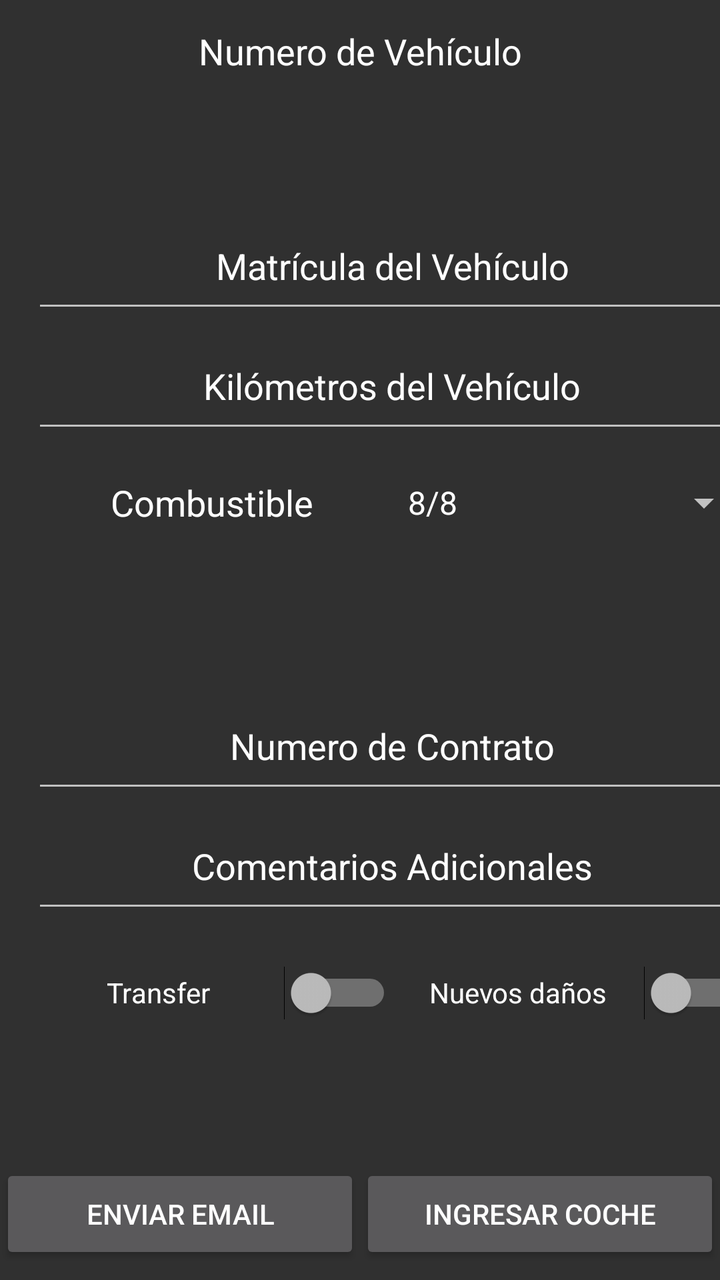
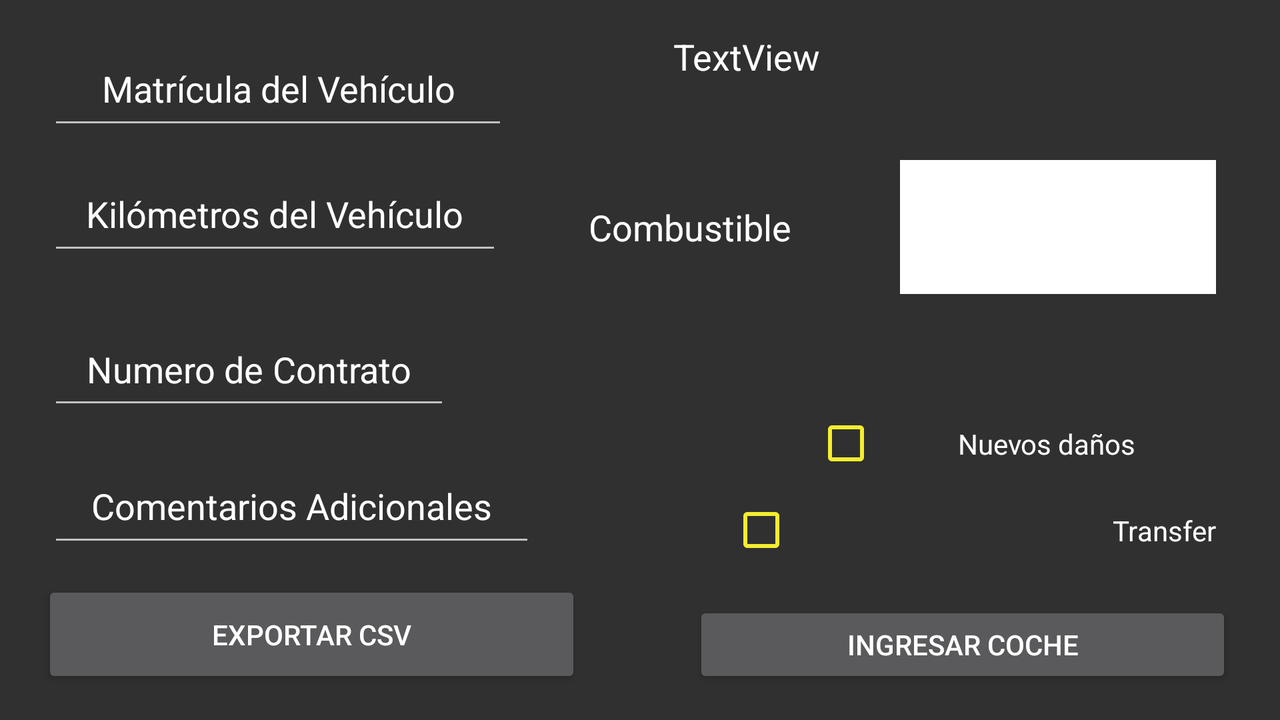

The same Android screen from two of the app's own layout files: first res/layout/ as a phone draws it, then the repository's variant for another configuration, drawn on a device whose configuration selects that folder. Both files follow.
<!-- AndroidManifest.xml: application theme AppTheme -->
<!-- res/layout/ingresos.xml -->
<?xml version="1.0" encoding="utf-8"?>
<android.support.constraint.ConstraintLayout xmlns:android="http://schemas.android.com/apk/res/android"
    xmlns:app="http://schemas.android.com/apk/res-auto"
    xmlns:tools="http://schemas.android.com/tools"
    android:layout_width="match_parent"
    android:layout_height="match_parent"
    android:screenOrientation="portrait"
    tools:context=".Ingresos"
    tools:layout_editor_absoluteY="73dp">


    <LinearLayout
        android:layout_width="match_parent"
        android:layout_height="match_parent"
        android:orientation="vertical">

        <LinearLayout
            android:layout_width="match_parent"
            android:layout_height="35dp"
            android:layout_marginBottom="8dp"
            android:layout_marginTop="8dp"
            android:orientation="horizontal"
            app:layout_constraintEnd_toEndOf="parent"
            app:layout_constraintStart_toStartOf="parent"
            tools:layout_editor_absoluteY="4dp">

            <ImageButton
                android:id="@+id/volverBtn"
                android:layout_width="match_parent"
                android:layout_height="match_parent"
                android:layout_weight="0.7"
                android:background="@android:color/transparent"
                app:srcCompat="@drawable/ic_back" />

            <TextView
                android:id="@+id/nVehiculo"
                android:layout_width="match_parent"
                android:layout_height="match_parent"
                android:layout_weight="0.4"
                android:gravity="center"
                android:hint="@string/numVh"
                android:textAlignment="gravity"
                android:textColor="#FFFFFF"
                android:textColorHint="#FFFFFF"
                android:textSize="18sp"
                tools:layout_editor_absoluteX="31dp" />

            <ImageButton
                android:id="@+id/clearButton"
                android:layout_width="match_parent"
                android:layout_height="match_parent"
                android:layout_weight="0.7"
                android:background="@android:color/transparent"
                android:contentDescription="TODO"
                android:src="@drawable/ic_delete"
                android:tint="#FFFF00"
                tools:layout_editor_absoluteX="249dp"
                tools:layout_editor_absoluteY="1dp" />
        </LinearLayout>

        <ScrollView
            android:layout_width="match_parent"
            android:layout_height="match_parent"
            android:layout_weight=".22"
            android:fillViewport="true">

            <LinearLayout
                android:layout_width="match_parent"
                android:layout_height="wrap_content"
                android:layout_marginLeft="16dp"
                android:layout_marginRight="16dp"
                android:gravity="center_vertical"
                android:orientation="vertical">

                <EditText
                    android:id="@+id/nMatricula"
                    android:layout_width="match_parent"
                    android:layout_height="60dp"
                    android:ems="10"
                    android:hint="@string/ingreseMatriculaHint"
                    android:inputType="text"
                    android:shadowColor="#FFFF00"
                    android:singleLine="false"
                    android:textAlignment="center"
                    android:textColor="#ffffff"
                    android:textColorHint="#FFFFFF"
                    app:layout_constraintEnd_toEndOf="parent"
                    app:layout_constraintStart_toStartOf="parent"
                    tools:layout_editor_absoluteY="68dp" />

                <EditText
                    android:id="@+id/nKilometros"
                    android:layout_width="match_parent"
                    android:layout_height="60dp"
                    android:ems="10"
                    android:hint="@string/ingreseKilometrosHint"
                    android:inputType="number"
                    android:singleLine="false"
                    android:textAlignment="center"
                    android:textColor="#FFFFFF"

                    android:textColorHint="#FFFFFF"
                    app:layout_constraintEnd_toEndOf="parent"
                    app:layout_constraintStart_toStartOf="parent"
                    tools:layout_editor_absoluteY="133dp" />

                <LinearLayout
                    android:layout_width="match_parent"
                    android:layout_height="60dp"
                    android:orientation="horizontal"
                    app:layout_constraintBottom_toBottomOf="parent"
                    app:layout_constraintEnd_toEndOf="parent"
                    app:layout_constraintHorizontal_bias="0.0"
                    app:layout_constraintStart_toStartOf="parent"
                    app:layout_constraintTop_toTopOf="parent"
                    app:layout_constraintVertical_bias="0.578">

                    <TextView
                        android:id="@+id/textView"
                        android:layout_width="match_parent"
                        android:layout_height="match_parent"
                        android:layout_weight="0.5"
                        android:fontFamily="sans-serif"
                        android:gravity="center_vertical"
                        android:text="@string/textoCombustible"
                        android:textAlignment="center"
                        android:textAppearance="@android:style/TextAppearance"
                        android:textColor="#FFFFFF"
                        android:textSize="18sp"
                        android:typeface="normal"
                        tools:layout_editor_absoluteY="191dp" />

                    <Spinner
                        android:id="@+id/spinnerCombustible"
                        android:layout_width="match_parent"
                        android:layout_height="match_parent"
                        android:layout_weight="0.5"
                        android:entries="@array/SpinnerCombustible"
                        android:gravity="center_horizontal|center"
                        android:spinnerMode="dialog"
                        android:textAlignment="gravity"
                        android:textColor="#FFFFFF"
                        tools:layout_editor_absoluteX="160dp"
                        tools:layout_editor_absoluteY="179dp" />

                </LinearLayout>

                <TextView
                    android:id="@+id/fechahora"
                    android:layout_width="match_parent"
                    android:layout_height="60dp"
                    android:gravity="center"
                    android:textAlignment="center"
                    android:textColor="#FFFFFF"
                    android:textSize="18sp"
                    tools:layout_editor_absoluteY="289dp" />

                <EditText
                    android:id="@+id/nContrato"
                    style="@style/Widget.AppCompat.AutoCompleteTextView"
                    android:layout_width="match_parent"
                    android:layout_height="60dp"
                    android:ems="10"
                    android:hint="@string/ingreseContratoHint"
                    android:inputType="number"
                    android:maxLength="9"
                    android:textAlignment="center"
                    android:textColor="#FFFFFF"
                    android:textColorHint="#FFFFFF"
                    app:layout_constraintEnd_toEndOf="parent"
                    app:layout_constraintStart_toStartOf="parent"
                    tools:layout_editor_absoluteY="206dp" />

                <EditText
                    android:id="@+id/etComentarios"
                    android:layout_width="match_parent"
                    android:layout_height="60dp"
                    android:ems="10"
                    android:hint="@string/ingreseComentariosHint"
                    android:inputType="text|textLongMessage"
                    android:textAlignment="center"
                    android:textColor="#FFFFFF"
                    android:textColorHint="#FFFFFF"
                    app:layout_constraintEnd_toEndOf="parent"
                    app:layout_constraintStart_toStartOf="parent"
                    tools:layout_editor_absoluteY="347dp" />

                <LinearLayout
                    android:layout_width="match_parent"
                    android:layout_height="70dp"
                    android:orientation="horizontal">

                    <Switch
                        android:id="@+id/checkTransfer"
                        android:layout_width="match_parent"
                        android:layout_height="match_parent"
                        android:layout_weight="1"
                        android:checked="false"
                        android:text="@string/buttonCheckTransfer"
                        android:textAlignment="center" />

                    <Switch
                        android:id="@+id/checkNuevoDaño"
                        android:layout_width="match_parent"
                        android:layout_height="match_parent"
                        android:layout_weight="1"

                        android:text="@string/checkNuevoDano"
                        android:textAlignment="center" />

                </LinearLayout>

            </LinearLayout>
        </ScrollView>

        <LinearLayout
            android:layout_width="match_parent"
            android:layout_height="50dp"
            android:layout_marginBottom="8dp"
            android:orientation="horizontal"
            app:layout_constraintBottom_toBottomOf="parent"
            app:layout_constraintEnd_toEndOf="parent"
            app:layout_constraintHorizontal_bias="0.529"
            app:layout_constraintStart_toStartOf="parent">

            <Button
                android:id="@+id/buttonExport"
                android:layout_width="match_parent"
                android:layout_height="match_parent"
                android:layout_weight="0.5"
                android:text="@string/enviarEmailButton"
                tools:layout_editor_absoluteX="24dp"
                tools:layout_editor_absoluteY="471dp" />

            <Button
                android:id="@+id/btnSubmit"
                android:layout_width="match_parent"
                android:layout_height="match_parent"
                android:layout_weight="0.5"
                android:text="@string/buttonCheckCar"
                app:layout_constraintEnd_toEndOf="parent"
                tools:layout_editor_absoluteY="480dp" />
        </LinearLayout>

    </LinearLayout>
</android.support.constraint.ConstraintLayout>
<!-- resources referenced by this layout -->
<resources>
  <string-array name="SpinnerCombustible">
          <item>8/8</item>
          <item>7/8</item>
          <item>6/8</item>
          <item>5/8</item>
          <item>4/8</item>
          <item>3/8</item>
          <item>2/8</item>
          <item>1/8</item>
          <item>0/8</item>
      </string-array>
  <string name="buttonCheckCar">Ingresar Coche</string>
  <string name="buttonCheckTransfer">Transfer</string>
  <string name="checkNuevoDano">Nuevos daños</string>
  <string name="enviarEmailButton">Enviar Email</string>
  <string name="ingreseComentariosHint">Comentarios Adicionales</string>
  <string name="ingreseContratoHint">Numero de Contrato</string>
  <string name="ingreseKilometrosHint">Kilómetros del Vehículo</string>
  <string name="ingreseMatriculaHint">Matrícula del Vehículo</string>
  <string name="numVh">"Numero de Vehículo"</string>
  <string name="textoCombustible">Combustible</string>
  <style name="AppTheme" parent="Theme.AppCompat">
          
          <item name="colorPrimary">@color/colorPrimary</item>
          <item name="colorPrimaryDark">@color/colorPrimaryDark</item>
          <item name="colorAccent">#FFFF00</item>
       </style>
  <color name="colorPrimary">#3F51B5</color>
  <color name="colorPrimaryDark">#303F9F</color>
</resources>
<!-- res/layout-land/ingresos.xml (the repository's variant of the layout above) -->
<!-- drawn on the phone turned sideways -->
<?xml version="1.0" encoding="utf-8"?>
<android.support.constraint.ConstraintLayout xmlns:android="http://schemas.android.com/apk/res/android"
    xmlns:app="http://schemas.android.com/apk/res-auto"
    xmlns:tools="http://schemas.android.com/tools"
    android:layout_width="match_parent"
    android:layout_height="match_parent"
    tools:context=".Activity2"
    tools:layout_editor_absoluteY="73dp">

    <EditText
        android:id="@+id/nMatricula"
        android:layout_width="0dp"
        android:layout_height="0dp"
        android:layout_marginBottom="9dp"
        android:layout_marginStart="24dp"
        android:layout_marginTop="16dp"
        android:ems="10"
        android:hint="@string/ingreseMatriculaHint"
        android:inputType="text"
        android:shadowColor="#FFFF00"
        android:singleLine="false"
        android:textAlignment="center"
        android:textColor="#ffffff"
        android:textColorHint="#FFFFFF"
        app:layout_constraintBottom_toTopOf="@+id/nKilometros"
        app:layout_constraintEnd_toStartOf="@+id/textView"
        app:layout_constraintStart_toStartOf="parent"
        app:layout_constraintTop_toTopOf="parent" />

    <EditText
        android:id="@+id/nKilometros"
        android:layout_width="0dp"
        android:layout_height="0dp"
        android:layout_marginBottom="24dp"
        android:layout_marginEnd="199dp"
        android:layout_marginStart="24dp"
        android:ems="10"
        android:hint="@string/ingreseKilometrosHint"
        android:inputType="number"
        android:singleLine="false"
        android:textAlignment="center"
        android:textColor="#FFFFFF"
        android:textColorHint="#FFFFFF"
        app:layout_constraintBottom_toTopOf="@+id/nContrato"
        app:layout_constraintEnd_toStartOf="@+id/spinnerCombustible"
        app:layout_constraintStart_toStartOf="parent"
        app:layout_constraintTop_toBottomOf="@+id/nMatricula" />

    <Button
        android:id="@+id/btnSubmit"
        android:layout_width="0dp"
        android:layout_height="0dp"
        android:layout_marginBottom="16dp"
        android:layout_marginEnd="24dp"
        android:onClick="onClick"
        android:text="@string/buttonCheckCar"
        app:layout_constraintBottom_toBottomOf="parent"
        app:layout_constraintEnd_toEndOf="parent"
        app:layout_constraintStart_toEndOf="@+id/buttonExport"
        app:layout_constraintTop_toBottomOf="@+id/checkTransfer" />

    <CheckBox
        android:id="@+id/checkTransfer"
        android:layout_width="0dp"
        android:layout_height="0dp"
        android:layout_marginBottom="14dp"
        android:layout_marginEnd="32dp"
        android:buttonTint="#F3ED2F"
        android:text="@string/checkTransfer"
        android:textAlignment="textEnd"
        android:textColor="#FFFFFF"
        app:layout_constraintBottom_toTopOf="@+id/btnSubmit"
        app:layout_constraintEnd_toEndOf="parent"
        app:layout_constraintStart_toEndOf="@+id/etComentarios"
        app:layout_constraintTop_toBottomOf="@+id/checkNuevoDaño" />

    <CheckBox
        android:id="@+id/checkNuevoDaño"
        android:layout_width="0dp"
        android:layout_height="0dp"
        android:layout_marginEnd="32dp"
        android:buttonTint="#F3ED2F"
        android:text="@string/checkNuevoDano"
        android:textAlignment="center"
        android:textColor="#FFFFFF"
        app:layout_constraintBottom_toTopOf="@+id/checkTransfer"
        app:layout_constraintEnd_toEndOf="parent"
        app:layout_constraintStart_toEndOf="@+id/nContrato"
        app:layout_constraintTop_toBottomOf="@+id/fechahora" />

    <Spinner
        android:id="@+id/spinnerCombustible"
        android:layout_width="158dp"
        android:layout_height="67dp"
        android:layout_marginEnd="32dp"
        android:layout_marginTop="80dp"
        android:background="#FFFFFF"
        android:entries="@array/SpinnerCombustible"
        android:gravity="center_horizontal|center"
        android:spinnerMode="dialog"
        android:textAlignment="gravity"
        android:textColor="#000000"
        app:layout_constraintEnd_toEndOf="parent"
        app:layout_constraintStart_toEndOf="@+id/nKilometros"
        app:layout_constraintTop_toTopOf="parent" />

    <TextView
        android:id="@+id/textView"
        android:layout_width="182dp"
        android:layout_height="67dp"
        android:layout_marginEnd="204dp"
        android:layout_marginTop="80dp"
        android:fontFamily="sans-serif"
        android:gravity="center_vertical"
        android:text="@string/textoCombustible"
        android:textAlignment="center"
        android:textAppearance="@android:style/TextAppearance"
        android:textColor="#FFFFFF"
        android:textSize="18sp"
        android:typeface="normal"
        app:layout_constraintEnd_toEndOf="parent"
        app:layout_constraintStart_toEndOf="@+id/nMatricula"
        app:layout_constraintTop_toTopOf="parent" />

    <EditText
        android:id="@+id/nContrato"
        style="@style/Widget.AppCompat.AutoCompleteTextView"
        android:layout_width="0dp"
        android:layout_height="0dp"
        android:layout_marginBottom="15dp"
        android:layout_marginEnd="182dp"
        android:layout_marginStart="24dp"
        android:ems="10"
        android:hint="@string/ingreseContratoHint"
        android:inputType="number"
        android:maxLength="9"
        android:numeric="integer"
        android:textAlignment="center"
        android:textColor="#FFFFFF"
        android:textColorHint="#FFFFFF"
        app:layout_constraintBottom_toTopOf="@+id/etComentarios"
        app:layout_constraintEnd_toStartOf="@+id/checkNuevoDaño"
        app:layout_constraintStart_toStartOf="parent"
        app:layout_constraintTop_toBottomOf="@+id/nKilometros" />

    <EditText
        android:id="@+id/etComentarios"
        android:layout_width="0dp"
        android:layout_height="0dp"
        android:layout_marginBottom="12dp"
        android:layout_marginEnd="97dp"
        android:layout_marginStart="24dp"
        android:ems="10"
        android:hint="@string/ingreseComentariosHint"
        android:inputType="text|textLongMessage"
        android:textAlignment="center"
        android:textColor="#FFFFFF"
        android:textColorHint="#FFFFFF"
        app:layout_constraintBottom_toTopOf="@+id/buttonExport"
        app:layout_constraintEnd_toStartOf="@+id/checkTransfer"
        app:layout_constraintStart_toStartOf="parent"
        app:layout_constraintTop_toBottomOf="@+id/nContrato" />

    <Button
        android:id="@+id/buttonExport"
        android:layout_width="0dp"
        android:layout_height="0dp"
        android:layout_marginBottom="16dp"
        android:layout_marginEnd="56dp"
        android:layout_marginStart="21dp"
        android:text="Exportar CSV"
        app:layout_constraintBottom_toBottomOf="parent"
        app:layout_constraintEnd_toStartOf="@+id/btnSubmit"
        app:layout_constraintStart_toStartOf="parent"
        app:layout_constraintTop_toBottomOf="@+id/etComentarios" />

    <TextView
        android:id="@+id/fechahora"
        android:layout_width="183dp"
        android:layout_height="0dp"
        android:layout_marginBottom="141dp"
        android:layout_marginStart="28dp"
        android:layout_marginTop="16dp"
        android:text="TextView"
        android:textAlignment="center"
        android:textColor="#FFFFFF"
        android:textSize="18sp"
        app:layout_constraintBottom_toTopOf="@+id/checkNuevoDaño"
        app:layout_constraintStart_toEndOf="@+id/nMatricula"
        app:layout_constraintTop_toTopOf="parent" />

</android.support.constraint.ConstraintLayout>
<!-- resources referenced by the variant -->
<!-- as the phone turned sideways resolves them -->
<resources>
  <string-array name="SpinnerCombustible">
          <item>8/8</item>
          <item>7/8</item>
          <item>6/8</item>
          <item>5/8</item>
          <item>4/8</item>
          <item>3/8</item>
          <item>2/8</item>
          <item>1/8</item>
          <item>0/8</item>
      </string-array>
  <string name="buttonCheckCar">Ingresar Coche</string>
  <string name="checkNuevoDano">Nuevos daños</string>
  <string name="checkTransfer">Transfer</string>
  <string name="ingreseComentariosHint">Comentarios Adicionales</string>
  <string name="ingreseContratoHint">Numero de Contrato</string>
  <string name="ingreseKilometrosHint">Kilómetros del Vehículo</string>
  <string name="ingreseMatriculaHint">Matrícula del Vehículo</string>
  <string name="textoCombustible">Combustible</string>
  <style name="AppTheme" parent="Theme.AppCompat">
          
          <item name="colorPrimary">@color/colorPrimary</item>
          <item name="colorPrimaryDark">@color/colorPrimaryDark</item>
          <item name="colorAccent">#FFFF00</item>
       </style>
  <color name="colorPrimary">#3F51B5</color>
  <color name="colorPrimaryDark">#303F9F</color>
</resources>
